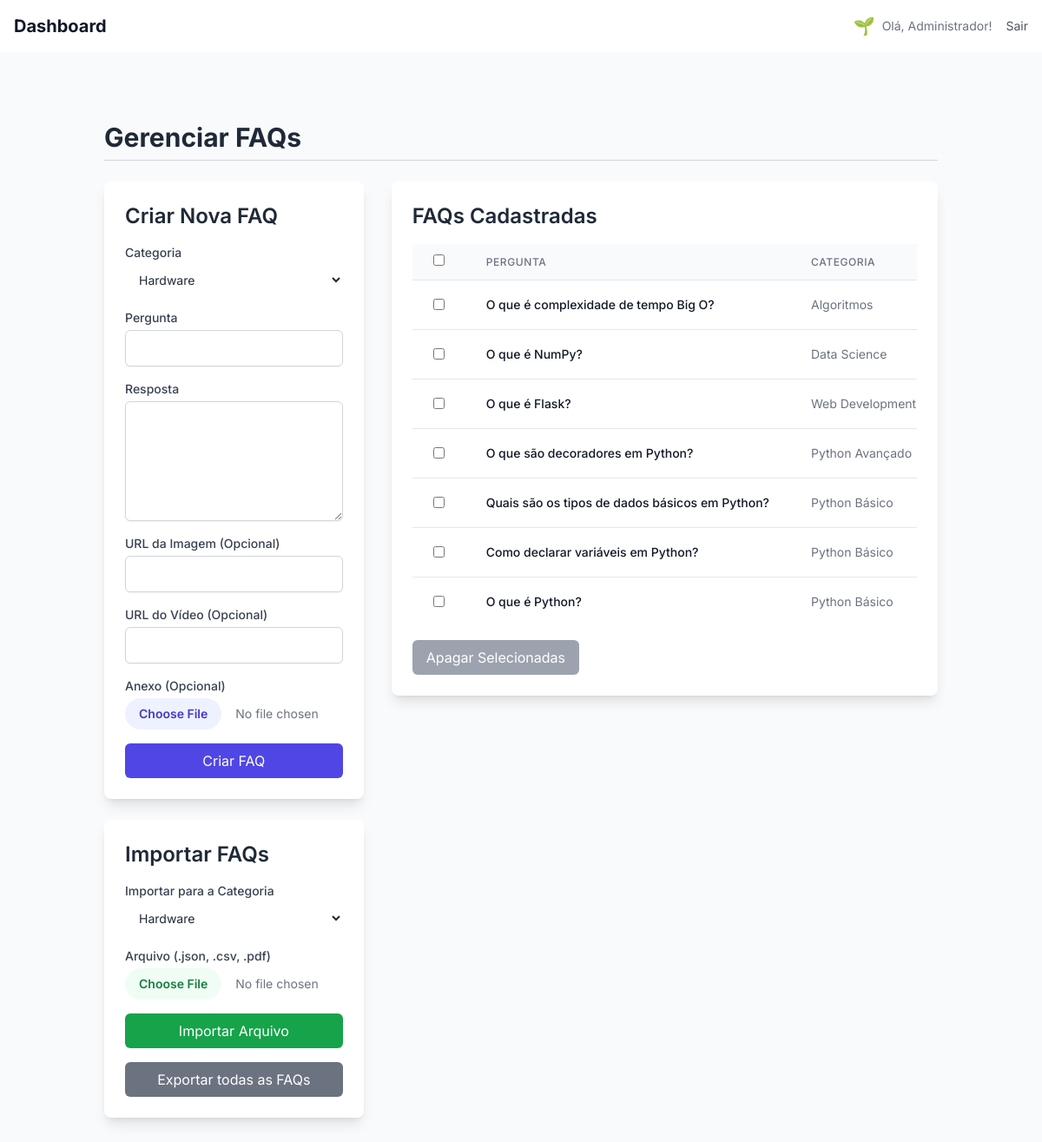
Screenshot of /admin/faq (signed in) with the database file from the repository.
### app.py (models this page shows)
class Level(db.Model):
    id = db.Column(db.Integer, primary_key=True)
    name = db.Column(db.String(50), unique=True, nullable=False)
    min_points = db.Column(db.Integer, unique=True, nullable=False, index=True)
    insignia = db.Column(db.String(255), nullable=True)  # URL ou emoji

class User(UserMixin, db.Model):
    id = db.Column(db.Integer, primary_key=True)
    name = db.Column(db.String(100), nullable=False)
    email = db.Column(db.String(100), unique=True, nullable=False)
    password = db.Column(db.String(200), nullable=False)
    is_admin = db.Column(db.Boolean, default=False)
    phone = db.Column(db.String(20))
    registered_at = db.Column(db.DateTime, default=datetime.utcnow)
    last_login = db.Column(db.DateTime)
    points = db.Column(db.Integer, default=0)
    level_id = db.Column(db.Integer, db.ForeignKey('level.id'), nullable=True)
    level = db.relationship('Level', backref='users')
    team_id = db.Column(db.Integer, db.ForeignKey('team.id'), nullable=True)
    avatar_url = db.Column(db.String(255), nullable=True)

class FAQ(db.Model):
    id = db.Column(db.Integer, primary_key=True)
    category_id = db.Column(db.Integer, db.ForeignKey('category.id'), nullable=False)
    question = db.Column(db.Text, nullable=False)
    answer = db.Column(db.Text, nullable=False)
    image_url = db.Column(db.String(500))
    video_url = db.Column(db.String(500))
    file_name = db.Column(db.String(255))
    file_data = db.Column(db.LargeBinary)
    created_at = db.Column(db.DateTime, default=datetime.utcnow)
    category = db.relationship('Category', backref='faqs')

class Category(db.Model):
    id = db.Column(db.Integer, primary_key=True)
    name = db.Column(db.String(100), unique=True, nullable=False)

### app.py (the view, shortened to what this page needs)
@app.route('/admin/faq', methods=['GET', 'POST'])
@login_required
def admin_faq():
    if not current_user.is_admin:
        flash('Acesso negado.', 'error')
        return redirect(url_for('index'))
    form = BaseForm()
    faqs = FAQ.query.order_by(FAQ.id.desc()).all()
    categories = Category.query.all()
    return render_template('admin_faq.html', faqs=faqs, categories=categories, form=form)

### app.py
class BaseForm(FlaskForm):
    csrf_token = HiddenField()

### app.py (called while the page is built)
@login_manager.user_loader
def load_user(user_id):
    return User.query.get(int(user_id))

@app.context_processor
def inject_user_gamification_data():
    if current_user.is_authenticated and current_user.level:
        return dict(user_level_insignia=current_user.level.insignia)
    return dict(user_level_insignia='')

@app.context_processor
def inject_gamification_progress():
    if not current_user.is_authenticated:
        return {}
    progress_data = {'percentage': 0, 'next_level_points': None}
    if current_user.level:
        current_level = current_user.level
        next_level = Level.query.filter(Level.min_points > current_level.min_points).order_by(Level.min_points.asc()).first()
        if next_level:
            points_for_level = next_level.min_points - current_level.min_points
            points_achieved = current_user.points - current_level.min_points
            progress_data['percentage'] = max(0, min(100, (points_achieved / points_for_level) * 100 if points_for_level > 0 else 100))
            progress_data['next_level_points'] = next_level.min_points
        else:
            progress_data['percentage'] = 100
    return dict(progress=progress_data)

### templates/admin_faq.html (shortened to what this page needs)
{% extends "admin_base.html" %}
{% block content %}
<div class="container mx-auto px-4 py-8 text-gray-800 dark:text-gray-200">
    <h1 class="text-3xl font-bold mb-6 border-b border-gray-300 dark:border-gray-600 pb-2">Gerenciar FAQs</h1>
    <div class="grid grid-cols-1 lg:grid-cols-3 gap-8">
        <div class="lg:col-span-1 space-y-6">
            <div class="bg-white dark:bg-gray-800 p-6 rounded-lg shadow-lg">
                <h2 class="text-2xl font-semibold mb-4">Criar Nova FAQ</h2>
                <form action="{{ url_for('admin_faq') }}" method="POST" enctype="multipart/form-data">
                    <div class="space-y-4">
                        <div>
                            <label for="category" class="block text-sm font-medium text-gray-700 dark:text-gray-300">Categoria</label>
                            <select id="category" name="category" required class="mt-1 block w-full pl-3 pr-10 py-2 text-base border-gray-300 dark:border-gray-600 bg-white dark:bg-gray-700 focus:outline-none focus:ring-indigo-500 focus:border-indigo-500 sm:text-sm rounded-md">
                                {% for category in categories %}
                                <option value="{{ category.id }}">{{ category.name }}</option>
                                {% endfor %}
                            </select>
                        </div>
                        <div>
                            <label for="question" class="block text-sm font-medium text-gray-700 dark:text-gray-300">Pergunta</label>
                            <input type="text" id="question" name="question" required class="mt-1 block w-full px-3 py-2 bg-white dark:bg-gray-700 border border-gray-300 dark:border-gray-600 rounded-md shadow-sm focus:outline-none focus:ring-indigo-500 focus:border-indigo-500">
                        </div>
                        <div>
                            <label for="answer" class="block text-sm font-medium text-gray-700 dark:text-gray-300">Resposta</label>
                            <textarea id="answer" name="answer" rows="5" required class="mt-1 block w-full px-3 py-2 bg-white dark:bg-gray-700 border border-gray-300 dark:border-gray-600 rounded-md shadow-sm focus:outline-none focus:ring-indigo-500 focus:border-indigo-500"></textarea>
                        </div>
                        <div>
                            <label for="image_url" class="block text-sm font-medium text-gray-700 dark:text-gray-300">URL da Imagem (Opcional)</label>
                            <input type="url" id="image_url" name="image_url" class="mt-1 block w-full px-3 py-2 bg-white dark:bg-gray-700 border border-gray-300 dark:border-gray-600 rounded-md shadow-sm focus:outline-none focus:ring-indigo-500 focus:border-indigo-500">
                        </div>
                        <div>
                            <label for="video_url" class="block text-sm font-medium text-gray-700 dark:text-gray-300">URL do Vídeo (Opcional)</label>
                            <input type="url" id="video_url" name="video_url" class="mt-1 block w-full px-3 py-2 bg-white dark:bg-gray-700 border border-gray-300 dark:border-gray-600 rounded-md shadow-sm focus:outline-none focus:ring-indigo-500 focus:border-indigo-500">
                        </div>
                        <div>
                            <label for="file" class="block text-sm font-medium text-gray-700 dark:text-gray-300">Anexo (Opcional)</label>
                            <input type="file" id="file" name="file" class="mt-1 block w-full text-sm text-gray-500 file:mr-4 file:py-2 file:px-4 file:rounded-full file:border-0 file:text-sm file:font-semibold file:bg-indigo-50 dark:file:bg-indigo-900 file:text-indigo-700 dark:file:text-indigo-300 hover:file:bg-indigo-100">
                        </div>
                        <button type="submit" class="w-full bg-indigo-600 text-white py-2 px-4 rounded-md hover:bg-indigo-700 focus:outline-none focus:ring-2 focus:ring-offset-2 focus:ring-indigo-500 transition">
                            Criar FAQ
                        </button>
                    </div>
                </form>
            </div>
            <div class="bg-white dark:bg-gray-800 p-6 rounded-lg shadow-lg">
                <h2 class="text-2xl font-semibold mb-4">Importar FAQs</h2>
                <form action="{{ url_for('admin_faq') }}" method="POST" enctype="multipart/form-data">
                    <div class="space-y-4">
                        <div>
                            <label for="category_import" class="block text-sm font-medium text-gray-700 dark:text-gray-300">Importar para a Categoria</label>
                            <select id="category_import" name="category_import" required class="mt-1 block w-full pl-3 pr-10 py-2 text-base border-gray-300 dark:border-gray-600 bg-white dark:bg-gray-700 focus:outline-none focus:ring-indigo-500 focus:border-indigo-500 sm:text-sm rounded-md">
                                {% for category in categories %}
                                <option value="{{ category.id }}">{{ category.name }}</option>
                                {% endfor %}
                            </select>
                        </div>
                        <div>
                            <label for="faq_file" class="block text-sm font-medium text-gray-700 dark:text-gray-300">Arquivo (.json, .csv, .pdf)</label>
                            <input type="file" id="faq_file" name="faq_file" required class="mt-1 block w-full text-sm text-gray-500 file:mr-4 file:py-2 file:px-4 file:rounded-full file:border-0 file:text-sm file:font-semibold file:bg-green-50 dark:file:bg-green-900 file:text-green-700 dark:file:text-green-300 hover:file:bg-green-100">
                        </div>
                        <button type="submit" class="w-full bg-green-600 text-white py-2 px-4 rounded-md hover:bg-green-700 focus:outline-none focus:ring-2 focus:ring-offset-2 focus:ring-green-500 transition">
                            Importar Arquivo
                        </button>
                    </div>
                </form>
                 <a href="{{ url_for('export_faqs') }}" class="mt-4 inline-block w-full text-center bg-gray-500 text-white py-2 px-4 rounded-md hover:bg-gray-600 transition">Exportar todas as FAQs</a>
            </div>
        </div>
        <div class="lg:col-span-2">
            <div class="bg-white dark:bg-gray-800 p-6 rounded-lg shadow-lg">
                <h2 class="text-2xl font-semibold mb-4">FAQs Cadastradas</h2>
                <form action="{{ url_for('delete_multiple_faqs') }}" method="POST" id="bulk-delete-form">
                    <div class="overflow-x-auto">
                        <table class="min-w-full divide-y divide-gray-200 dark:divide-gray-700">
                            <thead class="bg-gray-50 dark:bg-gray-700">
                                <tr>
                                    <th scope="col" class="px-6 py-3 text-left text-xs font-medium text-gray-500 dark:text-gray-300 uppercase tracking-wider">
                                        <input type="checkbox" id="select-all" class="rounded">
                                    </th>
                                    <th scope="col" class="px-6 py-3 text-left text-xs font-medium text-gray-500 dark:text-gray-300 uppercase tracking-wider">
                                        Pergunta
                                    </th>
                                    <th scope="col" class="px-6 py-3 text-left text-xs font-medium text-gray-500 dark:text-gray-300 uppercase tracking-wider">
                                        Categoria
                                    </th>
                                </tr>
                            </thead>
                            <tbody class="bg-white dark:bg-gray-800 divide-y divide-gray-200 dark:divide-gray-700">
                                {% for faq in faqs %}
                                <tr>
                                    <td class="px-6 py-4 whitespace-nowrap">
                                        <input type="checkbox" name="faq_ids" value="{{ faq.id }}" class="faq-checkbox rounded">
                                    </td>
                                    <td class="px-6 py-4 whitespace-nowrap text-sm font-medium text-gray-900 dark:text-gray-100">{{ faq.question | truncate(50) }}</td>
                                    <td class="px-6 py-4 whitespace-nowrap text-sm text-gray-500 dark:text-gray-400">{{ faq.category.name }}</td>
                                </tr>
                                {% else %}
                                <tr>
                                    <td colspan="4" class="px-6 py-4 text-center text-sm text-gray-500">Nenhuma FAQ cadastrada.</td>
                                </tr>
                                {% endfor %}
                            </tbody>
                        </table>
                    </div>
                    <div class="mt-4">
                         <button type="submit" id="bulk-delete-btn" class="bg-red-600 text-white py-2 px-4 rounded-md hover:bg-red-700 disabled:bg-gray-400 disabled:cursor-not-allowed" disabled>
                            Apagar Selecionadas
                        </button>
                    </div>
                </form>
            </div>
        </div>
    </div>
</div>
{% endblock %}

### templates/admin_base.html (shortened to what this page needs)
<!DOCTYPE html>
<html lang="pt-BR">
<head>
    <script src="https://cdn.tailwindcss.com"></script>
    <link href="{{ url_for('static', filename='styles.css') }}" rel="stylesheet">
    <link rel="stylesheet" href="https://cdnjs.cloudflare.com/ajax/libs/font-awesome/6.4.2/css/all.min.css">
</head>
<body class="bg-gray-100 dark:bg-gray-900 text-gray-900 dark:text-gray-100 flex min-h-screen">
    <div class="flex-1 flex flex-col">
        <header class="bg-white dark:bg-gray-800 shadow-sm p-4 flex justify-between items-center">
            <h1 class="text-xl font-bold text-gray-900 dark:text-gray-100">{% block page_title %}Dashboard{% endblock %}
            </h1>
            <div class="flex items-center space-x-4">
                <span class="text-sm text-gray-500 dark:text-gray-400 flex items-center">
                    {% if current_user.is_authenticated and current_user.level and current_user.level.insignia %}
                    {% if 'cloudinary' in current_user.level.insignia %}
                    <img src="{{ current_user.level.insignia }}" alt="{{ current_user.level.name }}"
                        class="w-6 h-6 rounded-full object-cover mr-2">
                    {% else %}
                    <span class="text-xl mr-2">{{ current_user.level.insignia }}</span>
                    {% endif %}
                    {% endif %}
                    Olá, {{ current_user.name }}!
                </span>
                <a href="{{ url_for('logout') }}"
                    class="text-sm text-gray-600 dark:text-gray-400 hover:underline">Sair</a>
            </div>
        </header>
        <main class="flex-1 p-6 bg-gray-50 dark:bg-gray-900/50">
            <div class="container mx-auto px-4 py-6">
                {% block content %}{% endblock %}
            </div>
        </main>
    </div>
</body>
</html>

### static/styles.css (style rules this page uses)
:root { --primary-500: #3b82f6; --primary-600: #2563eb; --success-500: #10b981; --error-500: #ef4444; --bg-light-primary: #f3f4f6; --bg-light-secondary: #ffffff; --bg-light-tertiary: #f9fafb; --text-light-primary: #111827; --text-light-secondary: #6b7280; --border-light: #e5e7eb; --chat-user-bubble-bg: linear-gradient(135deg, #3b82f6, #60a5fa); --chat-bot-bubble-bg: #f3f4f6; --chat-welcome-bubble-bg: #eef2ff; --font-family-base: 'Inter', -apple-system, BlinkMacSystemFont, 'Segoe UI', Roboto, sans-serif; }
*, *::before, *::after { box-sizing: border-box; margin: 0; padding: 0; }
html { scroll-behavior: smooth; }
body { font-family: var(--font-family-base); line-height: 1.6; background-color: var(--bg-light-primary); color: var(--text-light-primary); transition: background-color 0.3s, color 0.3s; }

### rows the page displays
Level: level.insignia "🌱"
User: name "Administrador"
FAQ: question "O que é complexidade de tempo Big O?", category.name "Algoritmos"
FAQ: question "O que é NumPy?", category.name "Data Science"
FAQ: question "O que é Flask?", category.name "Web Development"
FAQ: question "O que são decoradores em Python?", category.name "Python Avançado"
FAQ: question "Quais são os tipos de dados básicos em Python?", category.name "Python Básico"
FAQ: question "Como declarar variáveis em Python?", category.name "Python Básico"
FAQ: question "O que é Python?", category.name "Python Básico"

### other values shown
form field category "Hardware"
form field category_import "Hardware"
